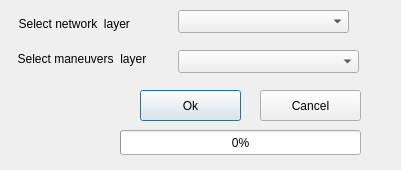
<?xml version="1.0" encoding="UTF-8"?>
<ui version="4.0">
 <class>RailLineDetectionToolDialogBase</class>
 <widget class="QDialog" name="RailLineDetectionToolDialogBase">
  <property name="geometry">
   <rect>
    <x>0</x>
    <y>0</y>
    <width>401</width>
    <height>170</height>
   </rect>
  </property>
  <property name="windowTitle">
   <string>Rail Line Detection Tool</string>
  </property>
  <widget class="QPushButton" name="Ok">
   <property name="geometry">
    <rect>
     <x>140</x>
     <y>90</y>
     <width>101</width>
     <height>31</height>
    </rect>
   </property>
   <property name="text">
    <string>Ok</string>
   </property>
  </widget>
  <widget class="QPushButton" name="Cancel">
   <property name="geometry">
    <rect>
     <x>260</x>
     <y>90</y>
     <width>101</width>
     <height>31</height>
    </rect>
   </property>
   <property name="text">
    <string>Cancel</string>
   </property>
  </widget>
  <widget class="QComboBox" name="comboBox">
   <property name="geometry">
    <rect>
     <x>178</x>
     <y>10</y>
     <width>171</width>
     <height>23</height>
    </rect>
   </property>
  </widget>
  <widget class="QLabel" name="label">
   <property name="geometry">
    <rect>
     <x>12</x>
     <y>15</y>
     <width>161</width>
     <height>17</height>
    </rect>
   </property>
   <property name="text">
    <string>  Select network  layer</string>
   </property>
  </widget>
  <widget class="QProgressBar" name="progressBar">
   <property name="geometry">
    <rect>
     <x>120</x>
     <y>130</y>
     <width>241</width>
     <height>25</height>
    </rect>
   </property>
   <property name="value">
    <number>0</number>
   </property>
  </widget>
  <widget class="QComboBox" name="comboBox_2">
   <property name="geometry">
    <rect>
     <x>178</x>
     <y>50</y>
     <width>181</width>
     <height>23</height>
    </rect>
   </property>
  </widget>
  <widget class="QLabel" name="label_2">
   <property name="geometry">
    <rect>
     <x>11</x>
     <y>50</y>
     <width>161</width>
     <height>17</height>
    </rect>
   </property>
   <property name="text">
    <string>  Select maneuvers  layer</string>
   </property>
  </widget>
 </widget>
 <resources/>
 <connections/>
</ui>
